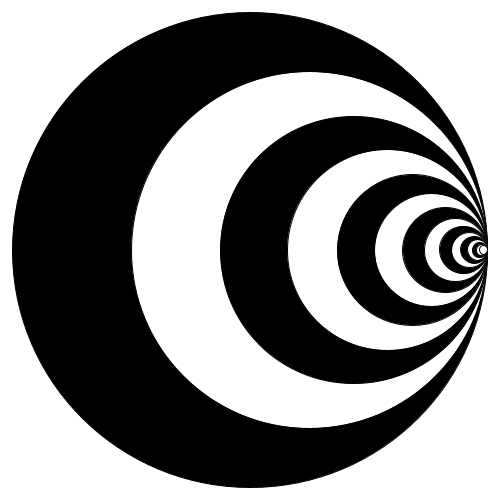
Frame 1 (no input)
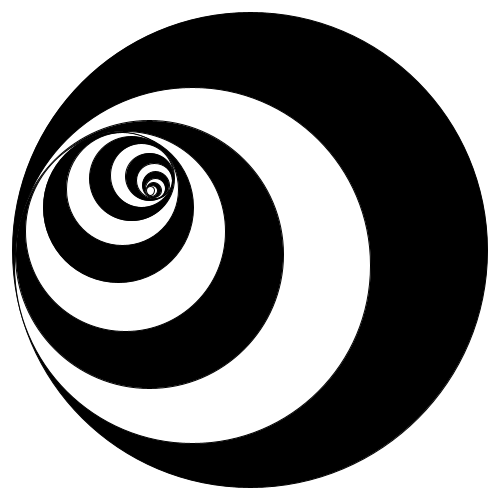
Frame 60 (the mouse pressed at the canvas centre just before this capture)
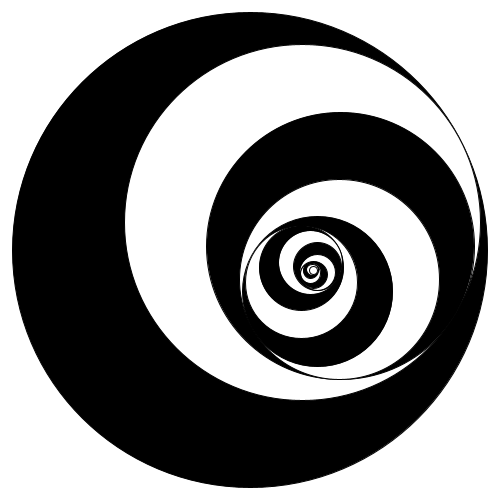
Frame 120 (the mouse held since frame 60 and released just before this capture)

The Processing sketch that drew these frames (run headless with seeded random() and noise(); from frame 60 on, the mouse is pressed at the canvas centre):

// Processing sketch: Circles_recursion
// ── Circles_recursion.pde
/*
  Circles_recursion

  —
  Developped and tested on : 
    - Processing 3.2.1 on MacOSX (10.12.5)
    
  —
  Julien @v3ga Gachadoat
  www.v3ga.net
  www.2roqs.com

*/


// --------------------------------------------------
float radius_min = 5;
float radius_size_factor = 0.75;
float radius_factor = 1.0;
float angle_speed_min = 1, angle_speed_max = 3;
float angle_speed_child = 0.5;
boolean bDrawFilled = true;

Circle circle;


// --------------------------------------------------
void setup()
{
  size(500,500);
  circle = new Circle(null,0.5*0.95*min(width,height));
  circle.setPos(width/2, height/2);
}

// --------------------------------------------------
void draw()
{
  background(255);
  circle.update();
  circle.draw();
}
// ── Circle.pde
class Circle
{
  float radius;
  float angle = 0.0;
  float angleSpeed = 0.0;
  int depth = 0;
  boolean bPause = false;
  
  Circle parent;
  Circle child;

  ArrayList<PVector> posHistory = new ArrayList<PVector>();
  PVector pos = new PVector();
  int posHistorySizeMax = 400;

  Circle(Circle parent_, float radius_)
  {
    this.angleSpeed = random(angle_speed_min,angle_speed_max);
    this.parent = parent_;
    this.radius = radius_;
    if (this.parent != null)
    {
      this.angleSpeed = this.parent.angleSpeed + angle_speed_child;
      this.depth = ++this.parent.depth; 
    }
    if (this.radius > radius_min)
      this.child = new Circle(this, this.radius * radius_size_factor);
  }

  void setRadius(float radius_)
  {
    this.radius = radius_;
    if (this.child != null)
      this.child.setRadius(radius_size_factor * this.radius);
  }

  void modifyAngleSpeed()
  {
    if (parent == null)
    {
      this.angleSpeed = random(angle_speed_min,angle_speed_max);
      if (this.child != null)
        this.child.modifyAngleSpeed();
    }
    else
    {
      this.angleSpeed = this.parent.angleSpeed + angle_speed_child;
    }  
  }
  
  void setPos(float x, float y)
  {
    this.pos.set(x,y);
  }

  void setPause(boolean bPause_)
  {
    bPause = bPause_;
    if (this.child != null) 
      this.child.setPause(bPause);
  }

  void update()
  {
     if (this.parent != null)
     {
       this.pos.x = this.parent.pos.x + (this.parent.radius - this.radius)*cos( radians(angle) ); 
       this.pos.y = this.parent.pos.y + (this.parent.radius - this.radius)*sin( radians(angle) ); 
       
/*       posHistory.add( this.pos.copy() );
       if (posHistory.size() >= posHistorySizeMax)
       {
         posHistory.remove(0);
       }
*/       
       if (bPause == false)
         this.angle += this.angleSpeed;
     }
     
     if (this.child != null)  
       this.child.update();
  }
  
  
  void draw()
  {
//    if (depth%2 == 0)
    {
      noFill();
//        noStroke();
      if (bDrawFilled)
        fill( depth%2 == 0 ? color(255) : color(0) );
      else
        stroke(0,200);

/*      beginShape();
    
      stroke(0,0,0,150);
      for (PVector p : posHistory)
        vertex(p.x, p.y);
      endShape();
  */  
      ellipse(pos.x,pos.y,2*radius,2*radius);
    }
    if (this.child != null)  
      this.child.draw();
  }
}
